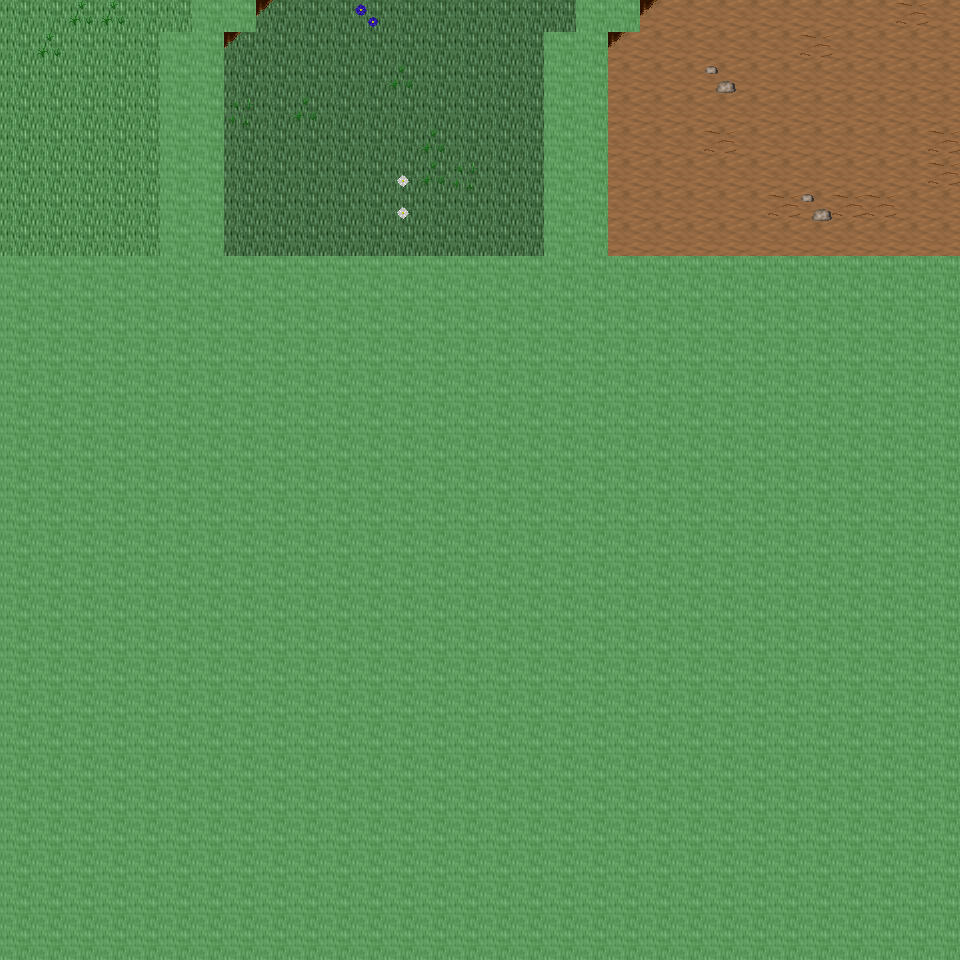

This is a level from a 2D game, rendered from its Tiled map with the project's own tilesets. A one-line summary and the map file follow, with tile-layer data summarised:
An orthogonal 30x30 tile map with 32x32 px tiles, 6 tile layers (Ground, Object, Object2, Above, ...), 20 tilesets and 5 objects (5x mapchange).

<map version="1.0" orientation="orthogonal" renderorder="right-down" width="30" height="30" tilewidth="32" tileheight="32" nextobjectid="6">
  <tileset firstgid="1" name="tileset_ground_ground" tilewidth="32" tileheight="32" tilecount="33" columns="3">
    <image source="../drawable/tileset_ground_ground.png" width="96" height="352" />
  </tileset>
  <tileset firstgid="34" name="tileset_ground_grass_edges" tilewidth="32" tileheight="32" tilecount="36" columns="12">
    <image source="../drawable/tileset_ground_grass_edges.png" width="384" height="96" />
  </tileset>
  <tileset firstgid="70" name="tileset_ground_ridge_earth_dark" tilewidth="32" tileheight="32" tilecount="96" columns="12">
    <image source="../drawable/tileset_ground_ridge_earth_dark.png" width="384" height="256" />
  </tileset>
  <tileset firstgid="166" name="tileset_plant_flower_daisy_white" tilewidth="32" tileheight="32" tilecount="8" columns="2">
    <image source="../drawable/tileset_plant_flower_daisy_white.png" width="64" height="128" />
  </tileset>
  <tileset firstgid="174" name="tileset_plant_grasses" tilewidth="32" tileheight="32" tilecount="6" columns="3">
    <image source="../drawable/tileset_plant_grasses.png" width="96" height="64" />
  </tileset>
  <tileset firstgid="180" name="tileset_ground_rock_pebbles" tilewidth="32" tileheight="32" tilecount="3" columns="1">
    <image source="../drawable/tileset_ground_rock_pebbles.png" width="32" height="96" />
  </tileset>
  <tileset firstgid="183" name="tileset_plant_flower_daisy_blue" tilewidth="32" tileheight="32" tilecount="8" columns="2">
    <image source="../drawable/tileset_plant_flower_daisy_blue.png" width="64" height="128" />
  </tileset>
  <tileset firstgid="191" name="tileset_ground_ladder_vertical_dark" tilewidth="32" tileheight="32" tilecount="3" columns="3">
    <image source="../drawable/tileset_ground_ladder_vertical_dark.png" width="96" height="32" />
  </tileset>
  <tileset firstgid="194" name="tileset_item_corpse_huge_animal" tilewidth="32" tileheight="32" tilecount="16" columns="2">
    <image source="../drawable/tileset_item_corpse_huge_animal.png" width="64" height="256" />
  </tileset>
  <tileset firstgid="210" name="tileset_ground_ladder_steps" tilewidth="32" tileheight="32" tilecount="6" columns="3">
    <image source="../drawable/tileset_ground_ladder_steps.png" width="96" height="64" />
  </tileset>
  <tileset firstgid="216" name="tileset_logic_collision" tilewidth="32" tileheight="32" tilecount="1" columns="1">
    <image source="../drawable/tileset_logic_collision.png" width="32" height="32" />
  </tileset>
  <tileset firstgid="217" name="tileset_ground_green_paving" tilewidth="32" tileheight="32" tilecount="18" columns="3">
    <image source="../drawable/tileset_ground_green_paving.png" width="96" height="192" />
  </tileset>
  <tileset firstgid="235" name="tileset_ground_earth_edges" tilewidth="32" tileheight="32" tilecount="18" columns="6">
    <image source="../drawable/tileset_ground_earth_edges.png" width="192" height="96" />
  </tileset>
  <tileset firstgid="253" name="tileset_ground_grass_corners" tilewidth="32" tileheight="32" tilecount="24" columns="6">
    <image source="../drawable/tileset_ground_grass_corners.png" width="192" height="128" />
  </tileset>
  <tileset firstgid="277" name="tileset_plant_tree_tree_darkgreen" tilewidth="32" tileheight="32" tilecount="88" columns="8">
    <image source="../drawable/tileset_plant_tree_tree_darkgreen.png" width="256" height="352" />
  </tileset>
  <tileset firstgid="365" name="tileset_plant_tree_evergreen" tilewidth="32" tileheight="32" tilecount="36" columns="3">
    <image source="../drawable/tileset_plant_tree_evergreen.png" width="96" height="384" />
  </tileset>
  <tileset firstgid="401" name="tileset_building_decoration_rocks" tilewidth="32" tileheight="32" tilecount="6" columns="3">
    <image source="../drawable/tileset_building_decoration_rocks.png" width="96" height="64" />
  </tileset>
  <tileset firstgid="407" name="tileset_plant_bush_bushes" tilewidth="32" tileheight="32" tilecount="10" columns="5">
    <image source="../drawable/tileset_plant_bush_bushes.png" width="160" height="64" />
  </tileset>
  <tileset firstgid="417" name="tileset_plant_bush_various_small" tilewidth="32" tileheight="32" tilecount="9" columns="3">
    <image source="../drawable/tileset_plant_bush_various_small.png" width="96" height="96" />
  </tileset>
  <tileset firstgid="426" name="tileset_ground_dry_grass" tilewidth="32" tileheight="32" tilecount="54" columns="9">
    <image source="../drawable/tileset_ground_dry_grass.png" width="288" height="192" />
  </tileset>
  <layer name="Ground" width="30" height="30">
    <data>[900 cells, 240 non-empty, 3 distinct tile ids]</data>
  </layer>
  <layer name="Object" width="30" height="30">
    <data>[900 cells, 58 non-empty, 11 distinct tile ids]</data>
  </layer>
  <layer name="Object2" width="30" height="30">
    <data>[900 cells, 0 non-empty, 0 distinct tile ids]</data>
  </layer>
  <layer name="Above" width="30" height="30">
    <data>[900 cells, 0 non-empty, 0 distinct tile ids]</data>
  </layer>
  <layer name="Above2" width="30" height="30">
    <data>[900 cells, 0 non-empty, 0 distinct tile ids]</data>
  </layer>
  <layer name="Walkable" width="30" height="30">
    <data>[900 cells, 692 non-empty, 1 distinct tile ids]</data>
  </layer>
  <objectgroup name="MapEvents">
    <object id="1" name="north" type="mapchange" x="0" y="0" width="192" height="32">
      <properties>
        <property name="map" value="0_ados_mountain_n2_w2_x2_y3" />
        <property name="place" value="south" />
      </properties>
    </object>
    <object id="2" name="north2" type="mapchange" x="256" y="0" width="320" height="32">
      <properties>
        <property name="map" value="0_ados_mountain_n2_w2_x2_y3" />
        <property name="place" value="south2" />
      </properties>
    </object>
    <object id="3" name="north3" type="mapchange" x="640" y="0" width="320" height="32">
      <properties>
        <property name="map" value="0_ados_mountain_n2_w2_x2_y3" />
        <property name="place" value="south3" />
      </properties>
    </object>
    <object id="4" name="west" type="mapchange" x="0" y="0" width="32" height="256">
      <properties>
        <property name="map" value="0_ados_mountain_n2_w2_x1_y4" />
        <property name="place" value="east" />
      </properties>
    </object>
    <object id="5" name="east" type="mapchange" x="928" y="0" width="32" height="256">
      <properties>
        <property name="map" value="0_ados_mountain_n2_w2_x3_y4" />
        <property name="place" value="west" />
      </properties>
    </object>
  </objectgroup>
</map>
